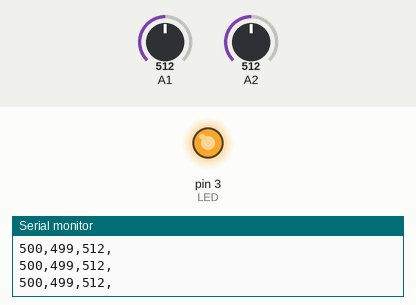
This sketch was run on a simulated Arduino Uno, built with avr-gcc and run on an emulated ATmega328P. Shown: output pins drawn as LEDs (lit = HIGH), the last lines printed to the serial monitor. The inputs (shaded band) are chosen by the test bench; at power-on: A1 = 512, A2 = 512.

Above: at 1.2 s.
1.3 s: A1 set to 306
At 2.5 s:
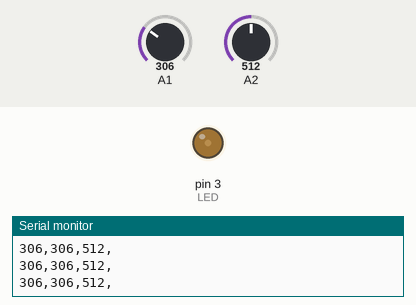
2.8 s: A1 set to 122
At 3.8 s:
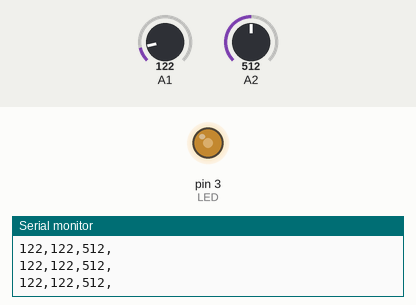
Timing chart, 0 to 5.8 s (numbered marks = the images above; inputs shaded):
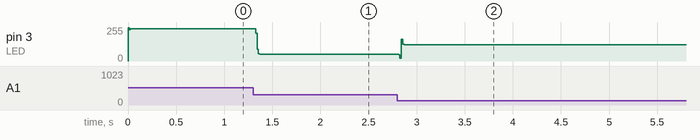

The sketch:

NEW_code_tutorial_test.ino
```cpp
#include "SimpleKalmanFilter.h" // thư viện bộ lọc .
//-----------------------------------
SimpleKalmanFilter bo_loc(1, 1, 0.09);
// hàm dựn của bộ lọc , để 1 /1 / 0.09 là đẹp nhất để bộ lọc bám sát tín hiệu đầu vào
unsigned int set_OCR1A;
int u_kalman1;
byte brightness = 0;
const int LED = 3;    // chân 5 hỗ trợ phát xung PWM
//-----------------------------------
void setup()
{
	pinMode(A1,INPUT);
	pinMode(A2, INPUT);
	Serial.begin(9600);
	/*
	TCCR1A = 0;
	TCCR1B = 0;
	// set lai 2 thanh ghi ;
	DDRB |= (1 << PB1);
	// đầu ra pin 9 / PB1 / OC1A / PCINT1
	TCCR1A |= (1 << WGM11) | (1 << COM0A1);
	TCCR1B |= (1 << WGM12) | (1 << WGM13);
	TCCR1B |= (1 << CS10) | (1 << CS11);

	ICR1 = ;
	OCR1A = 0;
	*/
}

void set(unsigned int x)
{
	if (set_OCR1A != x)
	{
		OCR1A = x;
		set_OCR1A = OCR1A;
	}
	else
	{
		return;
	}
}

void loop()
{
	int value1 = analogRead(A1);// đọc giá trị từ chân A1
	value1 = constrain(value1, 0, 500); // giới hạn thông số đọc từ chân cảm biến từ 0 đến 514
	Serial.print(value1); // print qua serial vào máy tính để xem
	Serial.print(",");    // (",") để cách các số ra xem cho dễ
	u_kalman1 = bo_loc.updateEstimate(value1); // đưa giá trị vào bộ lọc
	Serial.print(u_kalman1); // in giá trị qua bộ lọc
	Serial.print(",");
	if (u_kalman1 >= 0) // đưa ra trị đã qua lọc vào sét điều kiện
	{
		if (u_kalman1 >= '0' && u_kalman1 <= '500') // giới hạn trong khoảng 0 đến 500
		{
			brightness = u_kalman1; // gán giá trị vào một biến khác
		}
	}
	//set(u_kalman1);
	byte value = map(brightness, 0 , 500, 0 , 225 );// chuyển đổi thang đo từ 0 đến 500
	analogWrite(LED, brightness);
	int value2 = analogRead(A2); // đưa xung ra
	//Serial.print(brightness); // in ra màn hình
	//brightness = 0;  // đưa biến về  0 để đọc lại từ đầu còn giá trị vẫn nhận vào bình thường
	Serial.print(value2); // print qua serial vào máy tính để xem
	Serial.print(",");
	Serial.println(); // cái này khỏi nói ai cũng biết
	delay(10);
}
```

SimpleKalmanFilter.cpp
```cpp
// (licence header left out)
#include "Arduino.h"
#include "SimpleKalmanFilter.h"
#include <math.h>

SimpleKalmanFilter::SimpleKalmanFilter(float mea_e, float est_e, float q)
{
	_err_measure = mea_e;
	_err_estimate = est_e;
	_q = q;
}

float SimpleKalmanFilter::updateEstimate(float mea)
{
	_kalman_gain = _err_estimate / (_err_estimate + _err_measure);
	_current_estimate = _last_estimate + _kalman_gain * (mea - _last_estimate);
	_err_estimate = (1.0 - _kalman_gain)*_err_estimate + fabs(_last_estimate - _current_estimate)*_q;
	_last_estimate = _current_estimate;

	return _current_estimate;
}

void SimpleKalmanFilter::setMeasurementError(float mea_e)
{
	_err_measure = mea_e;
}

void SimpleKalmanFilter::setEstimateError(float est_e)
{
	_err_estimate = est_e;
}

void SimpleKalmanFilter::setProcessNoise(float q)
{
	_q = q;
}

float SimpleKalmanFilter::getKalmanGain() {
	return _kalman_gain;
}
```

SimpleKalmanFilter.h
```cpp
// (licence header left out)
#ifndef SimpleKalmanFilter_h
#define SimpleKalmanFilter_h

class SimpleKalmanFilter
{

public:
	SimpleKalmanFilter(float mea_e, float est_e, float q);
	float updateEstimate(float mea);
	void setMeasurementError(float mea_e);
	void setEstimateError(float est_e);
	void setProcessNoise(float q);
	float getKalmanGain();

private:
	float _err_measure;
	float _err_estimate;
	float _q;
	float _current_estimate;
	float _last_estimate;
	float _kalman_gain;

};

#endif
```

Measured:
- after the input at 1.3 s, pin 3 (LED): 243/255 → 50/255 at once
- after the input at 2.8 s, pin 3 (LED): 50/255 → 122/255 at once
